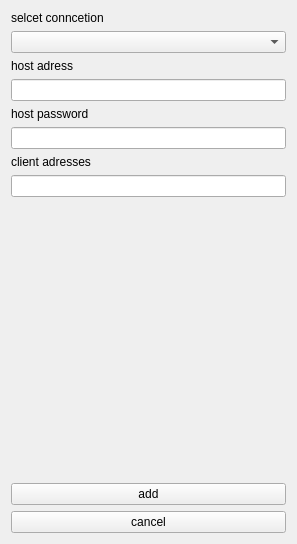
<?xml version="1.0" encoding="UTF-8"?>
<ui version="4.0">
 <class>Form</class>
 <widget class="QWidget" name="Form">
  <property name="geometry">
   <rect>
    <x>0</x>
    <y>0</y>
    <width>297</width>
    <height>544</height>
   </rect>
  </property>
  <property name="windowTitle">
   <string>Form</string>
  </property>
  <layout class="QVBoxLayout" name="verticalLayout">
   <item>
    <widget class="QLabel" name="label_2">
     <property name="text">
      <string>selcet conncetion</string>
     </property>
    </widget>
   </item>
   <item>
    <widget class="QComboBox" name="comboBox"/>
   </item>
   <item>
    <widget class="QLabel" name="label">
     <property name="text">
      <string>host adress</string>
     </property>
    </widget>
   </item>
   <item>
    <widget class="QLineEdit" name="lineEdit"/>
   </item>
   <item>
    <widget class="QLabel" name="label_4">
     <property name="text">
      <string>host password</string>
     </property>
    </widget>
   </item>
   <item>
    <widget class="QLineEdit" name="lineEdit_2"/>
   </item>
   <item>
    <widget class="QLabel" name="label_5">
     <property name="text">
      <string>client adresses</string>
     </property>
    </widget>
   </item>
   <item>
    <widget class="QLineEdit" name="lineEdit_3"/>
   </item>
   <item>
    <spacer name="verticalSpacer">
     <property name="orientation">
      <enum>Qt::Vertical</enum>
     </property>
     <property name="sizeHint" stdset="0">
      <size>
       <width>17</width>
       <height>285</height>
      </size>
     </property>
    </spacer>
   </item>
   <item>
    <widget class="QPushButton" name="pushButton_2">
     <property name="text">
      <string>add</string>
     </property>
    </widget>
   </item>
   <item>
    <widget class="QPushButton" name="pushButton">
     <property name="text">
      <string>cancel</string>
     </property>
    </widget>
   </item>
  </layout>
 </widget>
 <resources/>
 <connections/>
</ui>
